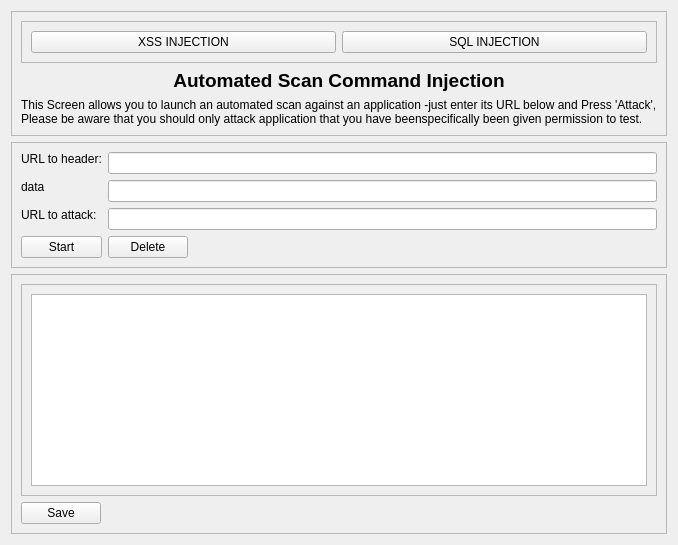
            <widget class="QWidget" name="command_injection">
             <layout class="QVBoxLayout" name="verticalLayout_12">
              <item>
               <widget class="QFrame" name="frame_23">
                <property name="sizePolicy">
                 <sizepolicy hsizetype="Fixed" vsizetype="Preferred">
                  <horstretch>0</horstretch>
                  <verstretch>0</verstretch>
                 </sizepolicy>
                </property>
                <property name="frameShape">
                 <enum>QFrame::StyledPanel</enum>
                </property>
                <property name="frameShadow">
                 <enum>QFrame::Raised</enum>
                </property>
                <layout class="QGridLayout" name="gridLayout_9">
                 <item row="1" column="0" alignment="Qt::AlignTop">
                  <widget class="QLabel" name="label_25">
                   <property name="font">
                    <font>
                     <pointsize>14</pointsize>
                     <weight>75</weight>
                     <bold>true</bold>
                    </font>
                   </property>
                   <property name="text">
                    <string>&lt;html&gt;&lt;head/&gt;&lt;body&gt;&lt;p align=&quot;center&quot;&gt;Automated Scan Command Injection&lt;/p&gt;&lt;/body&gt;&lt;/html&gt;</string>
                   </property>
                  </widget>
                 </item>
                 <item row="2" column="0" alignment="Qt::AlignTop">
                  <widget class="QLabel" name="label_26">
                   <property name="text">
                    <string>This Screen allows you to launch an automated scan against an application -just enter its URL below and Press 'Attack',
Please be aware that you should only attack application that you have beenspecifically been given permission to test.</string>
                   </property>
                  </widget>
                 </item>
                 <item row="0" column="0">
                  <widget class="QFrame" name="frame_3">
                   <property name="frameShape">
                    <enum>QFrame::StyledPanel</enum>
                   </property>
                   <property name="frameShadow">
                    <enum>QFrame::Raised</enum>
                   </property>
                   <layout class="QHBoxLayout" name="horizontalLayout_12">
                    <item>
                     <widget class="QPushButton" name="pushButton_2">
                      <property name="text">
                       <string>XSS INJECTION</string>
                      </property>
                     </widget>
                    </item>
                    <item>
                     <widget class="QPushButton" name="pushButton_22">
                      <property name="text">
                       <string>SQL INJECTION</string>
                      </property>
                     </widget>
                    </item>
                   </layout>
                  </widget>
                 </item>
                </layout>
               </widget>
              </item>
              <item>
               <widget class="QFrame" name="data">
                <property name="frameShape">
                 <enum>QFrame::StyledPanel</enum>
                </property>
                <property name="frameShadow">
                 <enum>QFrame::Raised</enum>
                </property>
                <layout class="QGridLayout" name="gridLayout_10">
                 <item row="2" column="0" alignment="Qt::AlignTop">
                  <widget class="QLabel" name="label_28">
                   <property name="text">
                    <string>URL to attack:</string>
                   </property>
                  </widget>
                 </item>
                 <item row="1" column="1">
                  <widget class="QLineEdit" name="lineEdit_8"/>
                 </item>
                 <item row="1" column="0" alignment="Qt::AlignTop">
                  <widget class="QLabel" name="label">
                   <property name="text">
                    <string>data</string>
                   </property>
                  </widget>
                 </item>
                 <item row="2" column="1">
                  <widget class="QLineEdit" name="lineEdit_7"/>
                 </item>
                 <item row="0" column="0" alignment="Qt::AlignTop">
                  <widget class="QLabel" name="label_27">
                   <property name="text">
                    <string>URL to header:</string>
                   </property>
                  </widget>
                 </item>
                 <item row="0" column="1">
                  <widget class="QLineEdit" name="lineEdit_9"/>
                 </item>
                 <item row="3" column="0">
                  <widget class="QPushButton" name="pushButton_27">
                   <property name="text">
                    <string>Start</string>
                   </property>
                   <property name="icon">
                    <iconset resource="feathers.qrc">
                     <normaloff>:/feather/feather/zap.svg</normaloff>:/feather/feather/zap.svg</iconset>
                   </property>
                   <property name="iconSize">
                    <size>
                     <width>32</width>
                     <height>32</height>
                    </size>
                   </property>
                  </widget>
                 </item>
                 <item row="3" column="1" alignment="Qt::AlignLeft">
                  <widget class="QPushButton" name="pushButton_28">
                   <property name="text">
                    <string>Delete</string>
                   </property>
                   <property name="icon">
                    <iconset resource="feathers.qrc">
                     <normaloff>:/feather/feather/delete.svg</normaloff>:/feather/feather/delete.svg</iconset>
                   </property>
                   <property name="iconSize">
                    <size>
                     <width>32</width>
                     <height>32</height>
                    </size>
                   </property>
                  </widget>
                 </item>
                </layout>
               </widget>
              </item>
              <item>
               <widget class="QFrame" name="frame_22">
                <property name="frameShape">
                 <enum>QFrame::StyledPanel</enum>
                </property>
                <property name="frameShadow">
                 <enum>QFrame::Raised</enum>
                </property>
                <layout class="QVBoxLayout" name="verticalLayout_10">
                 <item>
                  <widget class="QScrollArea" name="scrollArea_3">
                   <property name="widgetResizable">
                    <bool>true</bool>
                   </property>
                   <widget class="QWidget" name="scrollAreaWidgetContents_3">
                    <property name="geometry">
                     <rect>
                      <x>0</x>
                      <y>0</y>
                      <width>568</width>
                      <height>159</height>
                     </rect>
                    </property>
                    <layout class="QVBoxLayout" name="verticalLayout_11">
                     <item>
                      <widget class="QListView" name="listView_3"/>
                     </item>
                    </layout>
                   </widget>
                  </widget>
                 </item>
                 <item alignment="Qt::AlignLeft">
                  <widget class="QPushButton" name="pushButton_26">
                   <property name="text">
                    <string>Save</string>
                   </property>
                   <property name="icon">
                    <iconset resource="feathers.qrc">
                     <normaloff>:/feather/feather/save.svg</normaloff>:/feather/feather/save.svg</iconset>
                   </property>
                   <property name="iconSize">
                    <size>
                     <width>32</width>
                     <height>32</height>
                    </size>
                   </property>
                  </widget>
                 </item>
                </layout>
               </widget>
              </item>
             </layout>
            </widget>
